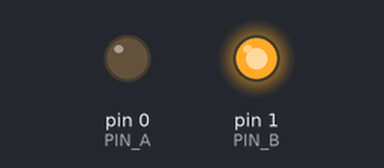
This sketch was run on a simulated Arduino Uno, built with avr-gcc and run on an emulated ATmega328P. On the bench: output pins drawn as LEDs (lit = HIGH).

Above: at 1.5 s.
At 4.5 s:
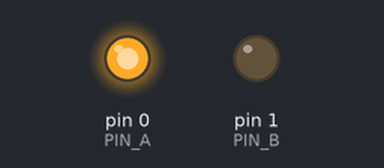
At 7.5 s:
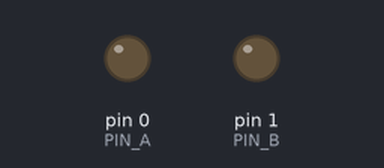
At 10.5 s:
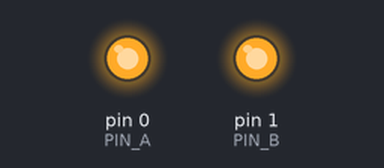
Timing chart, 0 to 15.6 s (numbered marks = the images above):
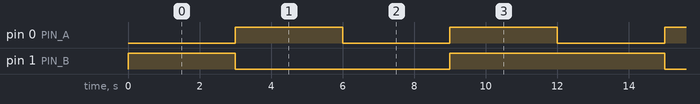

Measured:
- by itself, pin 0 (PIN_A): alternates HIGH for 3.0 s and LOW for 3.0 s
- by itself, pin 1 (PIN_B): alternates HIGH for 6.0 s and LOW for 6.0 s
- by itself, everything shown: repeats every 12.0 s, in 4 steps

The sketch:

diag_relay.ino
```cpp
/*
 * 继电器引脚/触发电平诊断（不初始化串口，避免占用 IO1=TX）
 * 上电后循环 4 段，每段 3 秒：
 *   段1 (0-3s)  : IO0=LOW , IO1=HIGH  -> 测 IO0 低电平触发
 *   段2 (3-6s)  : IO0=HIGH, IO1=LOW   -> 测 IO1 低电平触发
 *   段3 (6-9s)  : IO0=LOW , IO1=LOW   -> 对照：两脚都低
 *   段4 (9-12s) : IO0=HIGH, IO1=HIGH  -> 测高电平触发（两脚都高）
 * 观察继电器/指示灯在哪一段吸合，即可判断信号脚与触发方式。
 */
#define PIN_A 0   // IO0
#define PIN_B 1   // IO1 = TX

void setup() {
  pinMode(PIN_A, OUTPUT);
  pinMode(PIN_B, OUTPUT);
  digitalWrite(PIN_A, HIGH);
  digitalWrite(PIN_B, HIGH);
}

void loop() {
  // 段1: IO0 低
  digitalWrite(PIN_A, LOW);  digitalWrite(PIN_B, HIGH); delay(3000);
  // 段2: IO1 低
  digitalWrite(PIN_A, HIGH); digitalWrite(PIN_B, LOW);  delay(3000);
  // 段3: 都低
  digitalWrite(PIN_A, LOW);  digitalWrite(PIN_B, LOW);  delay(3000);
  // 段4: 都高
  digitalWrite(PIN_A, HIGH); digitalWrite(PIN_B, HIGH); delay(3000);
}
```
